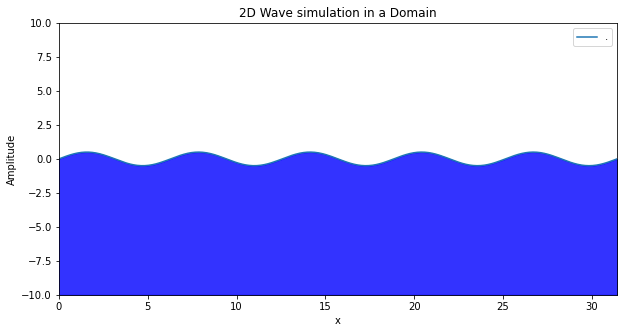

Recreate this plot in Python.
##########################################################################
############################2D WAVE SIMULATION############################
##########################################################################

import numpy as np
import matplotlib.pyplot as plt

# Parameters for the wave
A = 0.5                           # Amplitude of the wave
λ = 2 * np.pi                     # Wavelength
N = 5                             # No of Wavelets
L = N * (λ)                       # Length of the domain
n = 300                           # Number of grid points
φdφ = np.linspace(0,8*λ,n)          # Phase shift variable

#Resolution Limits
R = 10

# Create the grid for the domain
x = np.linspace(0, L, n)

# Compute the wave function values
for i in range(n):
    y = A * np.sin((2 * np.pi / λ) * x - φdφ[i])

    # Plot the wave
    plt.figure(figsize=(10, 5))
    plt.plot(x, y, label=".")
    
    # Fill the area below the wave
    plt.fill_between(x, y, -R, color='blue', alpha=0.8)

    # Set x and y limits
    plt.xlim(0, L)
    plt.ylim(-R, R)

    # Add labels, title, legend, and grid
    plt.title("2D Wave simulation in a Domain")
    plt.xlabel("x")
    plt.ylabel("Amplitude")
    plt.legend()
    plt.grid(False)

    # Show the plot
    plt.show()
